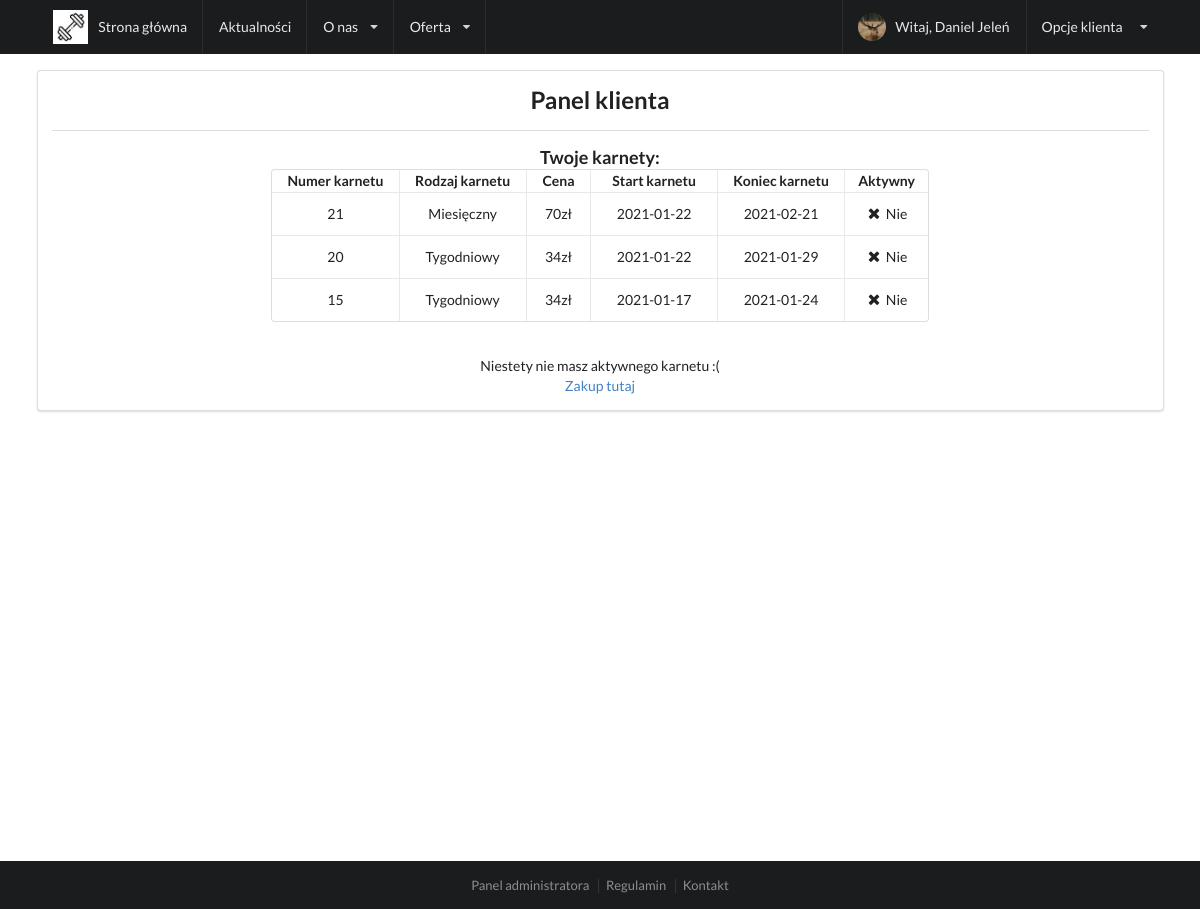
Screenshot of /klient/karnety (signed in) with the database file from the repository.
### tables this page shows
CREATE TABLE `gym_ticket` (
  `id_gym_ticket` int NOT NULL,
  `customer_id` int NOT NULL,
  `type_name` varchar(255) NOT NULL,
  `price` int NOT NULL,
  `start_date` date NOT NULL,
  `end_date` date NOT NULL
);

### index.php (called while the page is built, shortened)
<?php
    $request = $_SERVER['REQUEST_URI'];
    routing($request);
?>

### model/userClass.php (called while the page is built, shortened)
<?php
class User
{
    private $id;
    public function getId() {return $this->id;}
}
?>

### views/klient/karnety.php (the view)
<?php
    $myId = unserialize($_SESSION['loggedUser'])->getId();
    $query = $db->query("SELECT * FROM gym_ticket WHERE customer_id = $myId ORDER BY id_gym_ticket DESC");
?>
<div class="row">
        <div class="ui segment">
            <div class="row">
                    <div class="ui center aligned container">
                        <h2>Panel klienta</h2>
                    </div>
            </div>
            <div class="ui divider"></div>
            <div class="row">
                <div class="ui center aligned container">
                    <h3>Twoje karnety:</h3>
                </div>
            </div>
            <div class="row">
                <div class="ui grid container">
                    <div class="three wide column"></div>
                    <div class="ten wide column">
                        <?php $aktywny = false; ?>
                        <?php if($query->rowCount() > 0): ?>
                        <table class='ui selectable celled center aligned table'>
                            <tr>
                                <th>Numer karnetu</th>
                                <th>Rodzaj karnetu</th>
                                <th>Cena</th>
                                <th>Start karnetu</th>
                                <th>Koniec karnetu</th>
                                <th>Aktywny</th>
                            </tr>
                            <?php foreach($query as $row): ?>
                                <tr>
                                    <td><?php echo $row['id_gym_ticket'];?></td>
                                    <td><?php echo $row['type_name'];?></td>
                                    <td><?php echo $row['price'];?>zł</td>
                                    <td><?php echo $row['start_date'];?></td>
                                    <td><?php echo $row['end_date'];?></td>
                                    <td>
                                    <?php
                                        if(date("Y-m-d") > $row['end_date'] || date("Y-m-d") < $row['start_date'])
                                        {
                                            echo "<i class='icon close'></i>Nie";
                                        }
                                        else
                                        {
                                            echo "<i class='icon checkmark'></i>Tak";
                                            $aktywny = true;
                                        }
                                    ?>
                                    </td>
                                </tr>
                            <?php endforeach; ?>
                        </table>
                        <?php endif; ?>
                        <?php if($aktywny==false) : ?>
                            <div class="ui center aligned container">
                            <br>
                            Niestety nie masz aktywnego karnetu :(  <br> <a href="/klient/karnety/zakup">Zakup tutaj</a>
                            </div>
                        <?php else: ?>
                            <div class="ui center aligned container">
                            Posiadasz <b>aktywny</b> karnet!
                            </div>
                        <?php endif; ?>
                    </div>
                    <div class="three wide column"></div>
                </div>
            </div>
        </div>
    </div>

### rows the page displays
gym_ticket: id_gym_ticket "21", type_name "Miesięczny", price "70", start_date "2021-01-22", end_date "2021-02-21", shows "Nie"
gym_ticket: id_gym_ticket "20", type_name "Tygodniowy", price "34", start_date "2021-01-22", end_date "2021-01-29", shows "Nie"
gym_ticket: id_gym_ticket "15", type_name "Tygodniowy", price "34", start_date "2021-01-17", end_date "2021-01-24", shows "Nie"

### other values shown
unserialize($_SESSION['loggedUser'])->getName() "Daniel"
unserialize($_SESSION['loggedUser'])->getSurname() "Jeleń"
